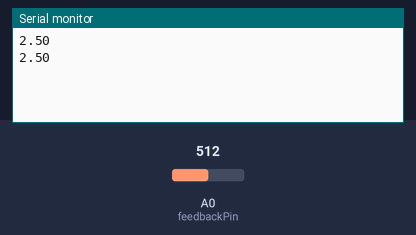
The sketch below on a simulated Arduino Uno, built with avr-gcc and run on an emulated ATmega328P. Parts: the last lines printed to the serial monitor. The test bench sets the inputs (shaded band); at power-on: A0 (feedbackPin) = 512.

Above: at 1.8 s.
1.9 s: A0 (feedbackPin) set to 716
At 2.8 s:
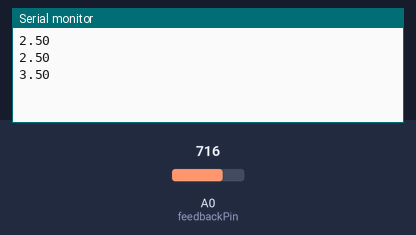
3.4 s: A0 (feedbackPin) set to 900
At 4.8 s:
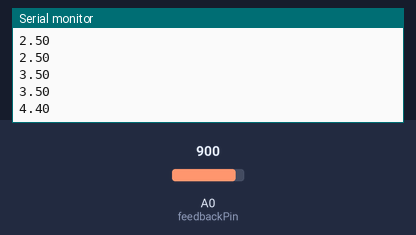
Timing chart, 0 to 6.4 s (numbered marks = the images above; inputs shaded):
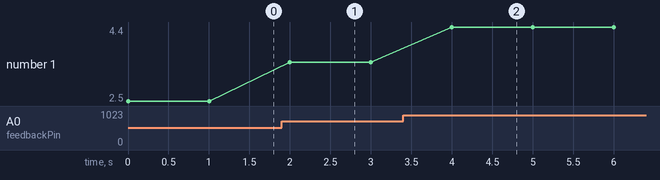

The sketch:

Testing_Potentiometer.ino
```cpp
const int feedbackPin = A0;
float feedbackVoltage = 0;

void setup() {
  // put your setup code here, to run once:
 analogReference(DEFAULT);
 Serial.begin(9600);
}

void loop() {
  // put your main code here, to run repeatedly:
  feedbackVoltage = analogRead(feedbackPin) * (5.0 / 1023.0);
  Serial.println(feedbackVoltage);
  delay(1000);
}
```

Measured:
- after the input at 1.9 s, the serial monitor: prints a new line after 0.10 s (image 1)
- after the input at 3.4 s, the serial monitor: prints a new line after 0.60 s (image 2)
- plotted number 1: 2.5 → 3.5 after the input at 1.9 s, 3.5 → 4.4 after the input at 3.4 s
